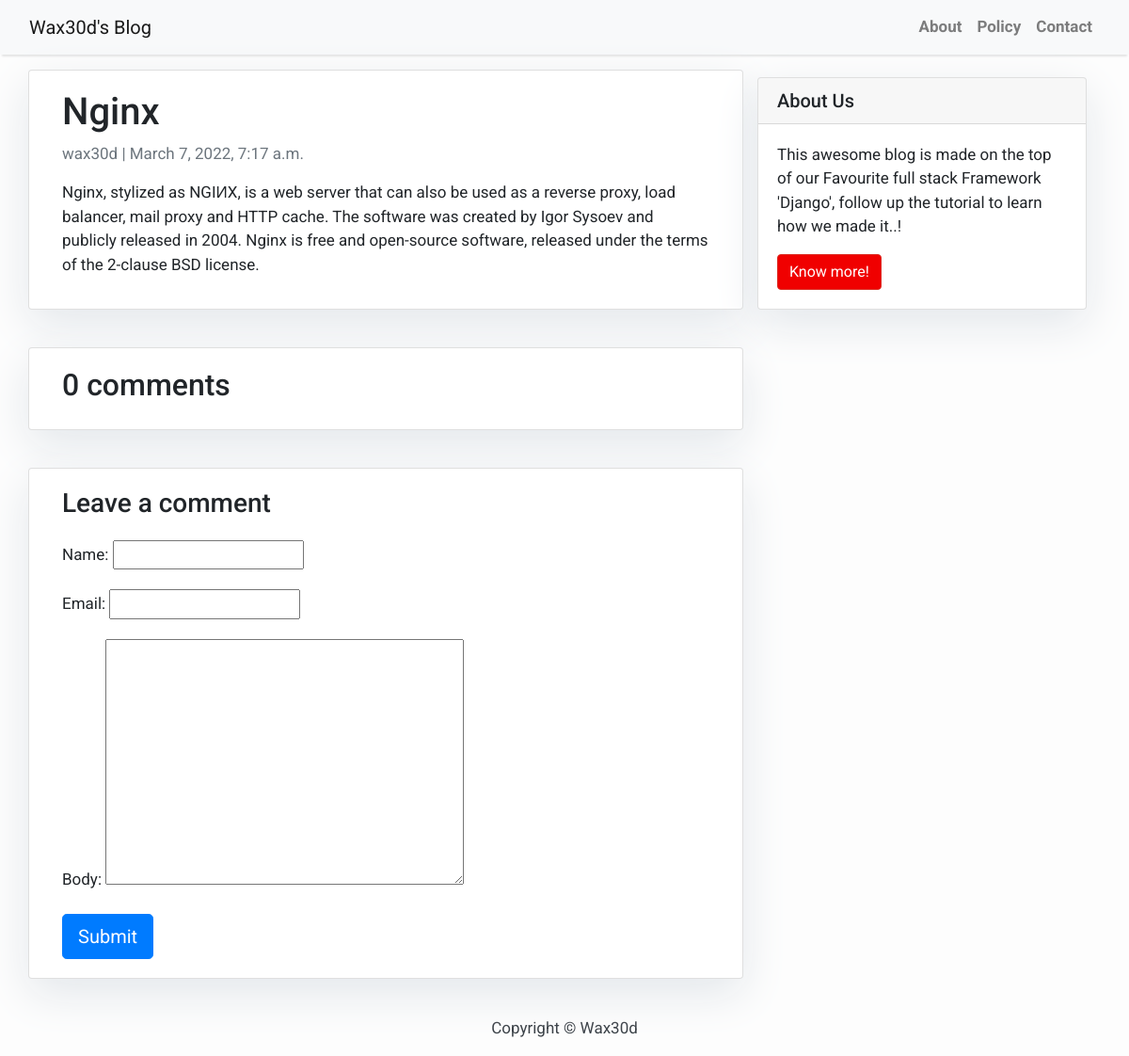
Before: /nginx/ with the older database file.
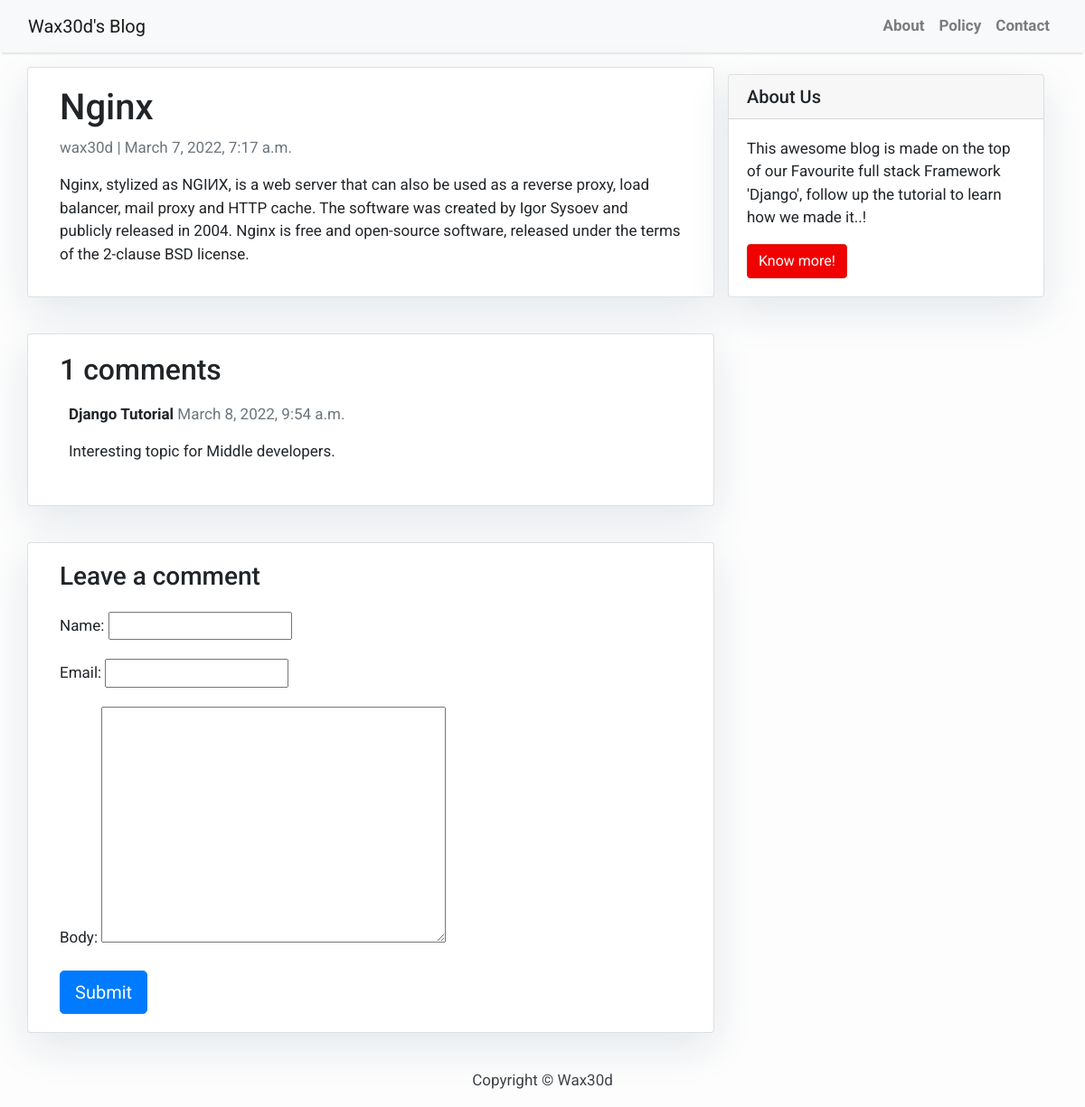
After: the same page with the newer database file.
### blog/models.py (models this page shows, shortened)
class Comment(models.Model):
    post = models.ForeignKey(Post, on_delete=models.CASCADE, related_name='comments')
    name = models.CharField(max_length=80)
    email = models.EmailField()
    body = models.TextField()
    created_on = models.DateTimeField(auto_now_add=True)
    active = models.BooleanField(default=False)
    class Meta:
        ordering = ['created_on']

### blog/views.py (the view)
# urls.py: path('<slug:slug>/', views.post_detail, name='post_detail'),
def post_detail(request, slug):
    template_name = 'post_detail.html'
    post = get_object_or_404(Post, slug=slug)
    comments = post.comments.filter(active=True)
    new_comment = None
    if request.method == 'POST':
        comment_form = CommentForm(data=request.POST)
        if comment_form.is_valid():
            new_comment = comment_form.save(commit=False)
            new_comment.post = post
            new_comment.save()
    else:
        comment_form = CommentForm()
    return render(request, template_name, {'post': post,
                                           'comments': comments,
                                           'new_comment': new_comment,
                                           'comment_form': comment_form})

### blog/forms.py
class CommentForm(forms.ModelForm):
    class Meta:
        model = Comment
        fields = ('name', 'email', 'body')

### blog/templates/post_detail.html (shortened to what this page needs)
{% extends 'base.html' %} {% block content %}
<div class="container">
  <div class="row">
    <div class="col-md-8 card mb-4  mt-3 left  top">
      <div class="card-body">
        <h1>{% block title %} {{ post.title }} {% endblock title %}</h1>
        <p class=" text-muted">{{ post.author }} | {{ post.created_on }}</p>
        <p class="card-text ">{{ post.content | safe }}</p>
      </div>
    </div>
    {% block sidebar %} {% include 'sidebar.html' %} {% endblock sidebar %}
    <div class="col-md-8 card mb-4  mt-3 ">
      <div class="card-body">
        <h2>{{ comments.count }} comments</h2>
        {% for comment in comments %}
        <div class="comments" style="padding: 10px;">
          <p class="font-weight-bold">
            {{ comment.name }}
            <span class=" text-muted font-weight-normal">
              {{ comment.created_on }}
            </span>
          </p>
          {{ comment.body | linebreaks }}
        </div>
        {% endfor %}
      </div>
    </div>
    <div class="col-md-8 card mb-4  mt-3 ">
      <div class="card-body">
        {% if new_comment %}
        <div class="alert alert-success" role="alert">
          Your comment is awaiting moderation
        </div>
        {% else %}
        <h3>Leave a comment</h3>
        <form method="post" style="margin-top: 1.3em;">
          {{ comment_form.as_p }}
          <button type="submit" class="btn btn-primary  btn-lg">Submit</button>
        </form>
        {% endif %}
      </div>
    </div>
  </div>
</div>
{% endblock content %}

Changed rows visible on the page:
added Comment: name "Django Tutorial", created_on "March 8, 2022, 9:54 a.m.", body "Interesting topic for Middle developers."
Other visible differences:
{{ comments.count }}: "0" → "1"
